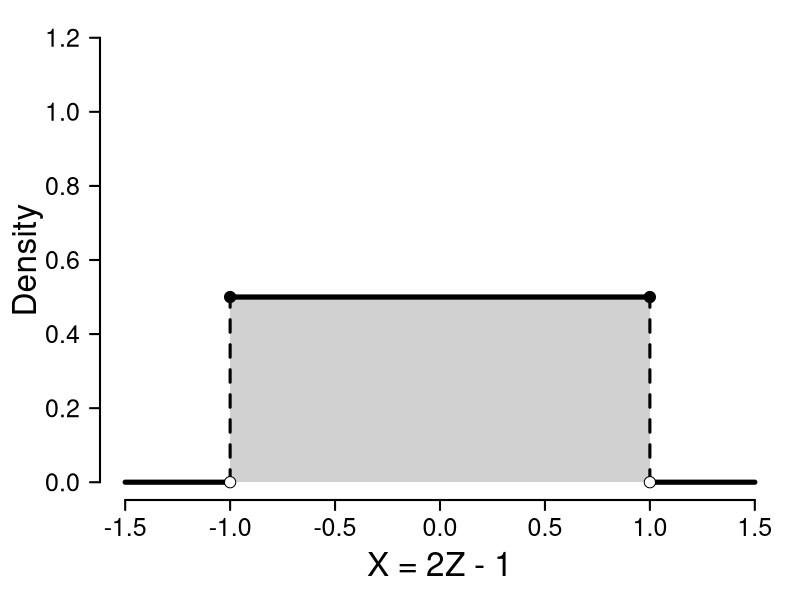

Generate this figure with R:

xmin<- -1
xmax<- 1
dens<-1/(xmax-xmin)
var <-"X = 2Z - 1"
par(mar=c(5, 5, 1, 1))
plot(0, type="n", xlim=c(xmin-0.5, xmax+0.5), ylim=c(0, 1.2), bty="n", axes=FALSE, xlab=var, ylab="Density", cex.lab=2)
axis(1, at=seq(xmin-0.5, xmax+0.5, by=0.5), outer=FALSE, cex.axis=1.5, lwd=2)
axis(2, las=1, cex.axis=1.5, lwd=2)

rect(xmin, 0, xmax, dens, col=adjustcolor("gray", alpha=0.7), lty=0)
lines(c(xmin-0.5, xmin), c(0, 0), lwd=5)
lines(c(xmin, xmax), c(dens, dens), lwd=5)
lines(c(xmax, xmax+0.5), c(0, 0), lwd=5)
lines(c(xmin, xmin), c(0, dens), lty=2, lwd=3)
lines(c(xmax, xmax), c(0, dens), lty=2, lwd=3)
points(c(xmin, xmax), c(0, 0), pch=21, bg="white", cex=1.5)
points(c(xmin, xmax), c(dens, dens), pch=19, cex=1.5)



